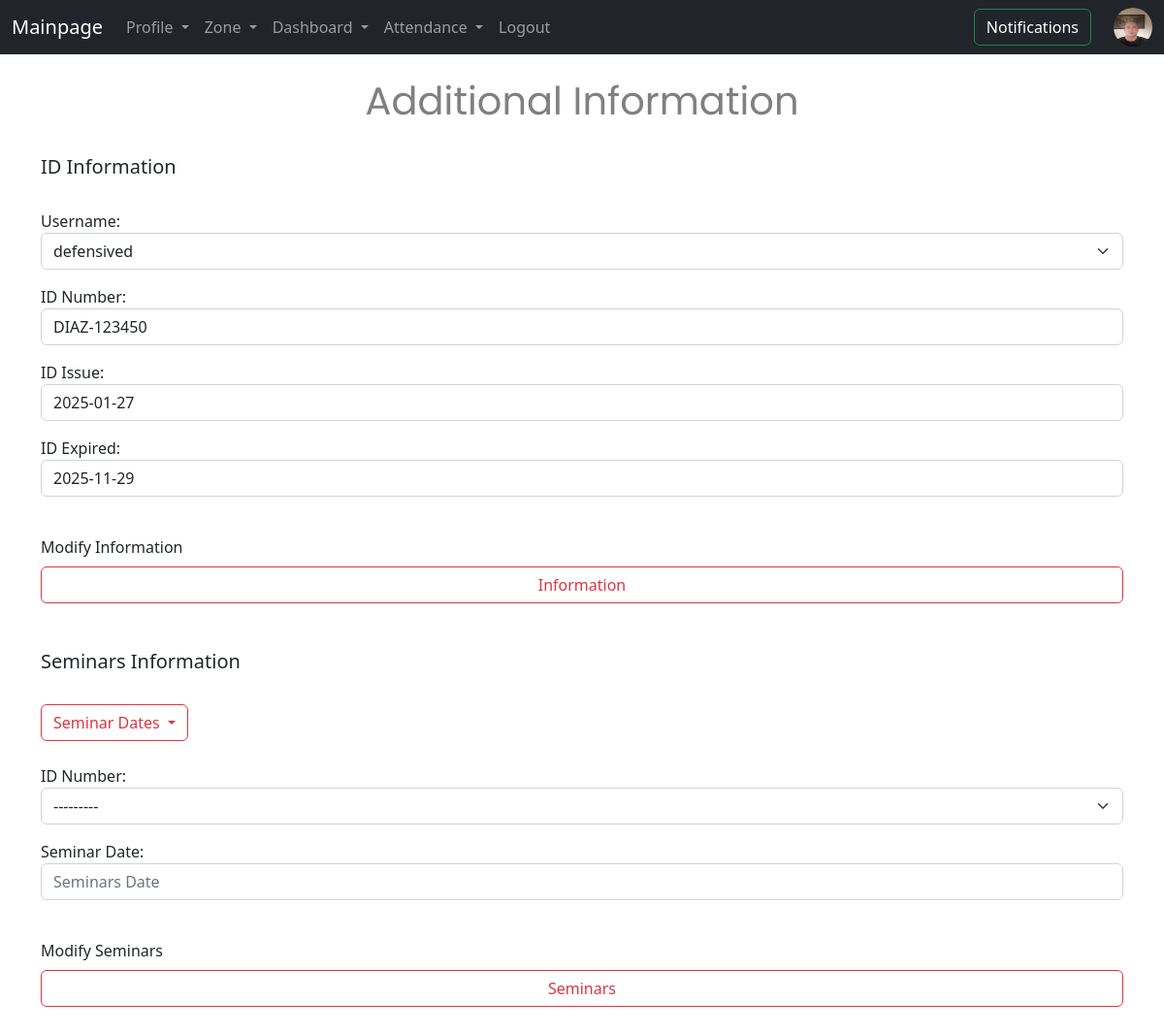
Page /info (signed in) on the committed database.
### record/models.py (models this page shows, shortened)
class Profile(models.Model):
    user = models.OneToOneField(User, on_delete=models.CASCADE ,default=1)
    todaname = models.ForeignKey(Todaname, on_delete=models.CASCADE, default=1)
    zone = models.ForeignKey(Zone, on_delete=models.CASCADE ,default=1)
    first_name = models.CharField(max_length=50)
    last_name = models.CharField(max_length=50)
    phone = models.CharField(max_length=20)
    email = models.EmailField(max_length=100)
    bodynum = models.CharField(max_length=20 ,blank=True, null=True)
    license_id = models.CharField(max_length=20, blank=True, null=True)
    license_expired = models.DateField(blank=True, null=True)
    image = models.ImageField(upload_to='uploads/pictures/' )

### information/models.py (models this page shows)
class Addinfo(models.Model):
    user_addinfo = models.ForeignKey(User, on_delete=models.CASCADE)
    ID_number = models.CharField(max_length=20,blank=True, null=True)
    ID_issue = models.DateField( blank=True, null=True)
    ID_expired = models.DateField(blank=True, null=True)
    def __str__(self):
        return self.ID_number

### information/views.py (the view, shortened to what this page needs)
# urls.py: path('info', views.info, name='info'),
def info(request):
    valid = False
    temps_add = Addinfo.objects.all().order_by('ID_number')
    temps_sem = Seminars.objects.all().order_by('seminar_dates')
    get_pick_dates = request.session.get('get_infos')
    get_forms = request.POST.get('registers')
    get_semforms = request.POST.get('seminars')
    usernames = None
    users_id = None
    sem_id_number = None
    seminars_info = []
    for add in temps_add:
        if str(add.user_addinfo) == str(request.user):
            usernames = add
            users_id = add.ID_number
    for add in temps_sem:
        if str(add.id_driver) == str(users_id):
            seminars_info.append(add.seminar_dates)
            if str(add.seminar_dates) == str(get_pick_dates):
                sem_id_number = add
                user_id_sem = add.id
    form = AddinfoForm(request.POST or None, instance=usernames)
    sem_form = SeminarsForm(request.POST or None, instance=sem_id_number)
    if request.user.is_authenticated:
        if request.method == 'POST':
            print('get additional formssssssssssssssssss ', get_forms)
            print('get seminar formssssssssssssssssss ', get_semforms)
            if form.is_valid():
                if get_forms == 'Information':
                    usernames.save()
                    valid = True
            if sem_form.is_valid():
                if get_semforms == 'Seminars':
                    print('seminarsssssssssssssssssssssssssssssssss')
                    sem_id_number.save()
                    valid = True
            if valid == True:
                messages.success(request, ('Record Updated'))
                return redirect('info')
        else:
            return render(request, 'info.html', {
                'form': form,
                'sem_form': sem_form,
                'seminars_info': seminars_info,
                'sem_id_number': sem_id_number,
            })

### information/forms.py
class AddinfoForm(ModelForm):
    class Meta:
        model = Addinfo
        fields = ('user_addinfo' ,'ID_number', 'ID_issue', 'ID_expired')
        labels = {
            'user_addinfo': 'Username',
            'ID_number': 'ID Number',
            'ID_issue': 'ID Issue',
            'ID_expired': 'ID Expired',
        }
        widgets = {
      'user_addinfo': forms.Select(attrs={'class': 'form-select' ,'placeholder': 'Username'}),
       'ID_number': forms.TextInput(attrs={'class': 'form-control', 'placeholder': 'ID Number'}),
       'ID_issue': forms.DateInput(attrs={'class': 'form-control', 'placeholder': 'ID Issue'}),
       'ID_expired': forms.DateInput(attrs={'class': 'form-control', 'placeholder': 'ID Expired'}),
        }

class SeminarsForm(ModelForm):
    class Meta:
        model = Seminars
        fields = ('id_driver', 'seminar_dates')
        labels = {
            'id_driver': 'ID Number',
            'seminar_dates': 'Seminar Date',
        }
        widgets = {
            'id_driver': forms.Select(attrs={'class': 'form-select', 'placeholder': 'ID Driver'}),
            'seminar_dates': forms.DateInput(attrs={'class': 'form-control', 'placeholder': 'Seminars Date'}),
        }

### record/views.py (called while the page is built)
def files(request):
    noti_count = Notifies.objects.filter(is_seen=True).count()
    if str(request.user) == 'AnonymousUser':
        img_name = None
    else:
        img_name = Profile.objects.get(user=str(request.user.id))
    return {'noti_count': noti_count ,'img_name':img_name}

### information/templates/info.html (shortened to what this page needs)
{% extends 'base.html' %}
{% block content %}
<center>
<h1>Additional Information</h1>
</center>
<h5>ID Information</h5>
    <form action="" method=POST enctype="multipart/form-data">
        {{ form.as_p }}
<br>
        <div class="d-grid gap-2">Modify Information
            <input name="registers" type="submit" value="Information" class="btn btn-outline-danger">
        </div>
</form>
<h5>Seminars Information</h5>
<div class="dropdown">
  <button class="btn btn-outline-danger dropdown-toggle" type="button" id="dropdownMenu2" data-bs-toggle="dropdown" aria-expanded="false">
    Seminar Dates
  </button>
</div>
 <form action="" method=POST enctype="multipart/form-data">
        {{sem_form.as_p}}
        <br><div class="d-grid gap-2">Modify Seminars
            <input name="seminars" type="submit"  value="Seminars" class="btn btn-outline-danger">
        </div>
</form>
{% endblock %}

### record/templates/navbar.html (shortened to what this page needs)
<nav class="navbar navbar-expand-lg navbar-dark bg-dark">
  <div class="container-fluid">
    <a class="navbar-brand" href="{% url 'home' %}">Mainpage</a>
    <div class="collapse navbar-collapse" id="navbarSupportedContent">
      <ul class="navbar-nav me-auto mb-2 mb-lg-0">
        <li class="nav-item dropdown">
          <a class="nav-link dropdown-toggle" href="#" id="navbarDropdown" role="button" data-bs-toggle="dropdown" aria-expanded="false">
            Profile
          </a>
        </li>
        <li class="nav-item dropdown">
          <a class="nav-link dropdown-toggle" href="#" id="navbarDropdown" role="button" data-bs-toggle="dropdown" aria-expanded="false">
            Zone
          </a>
        </li>
        <li class="nav-item dropdown">
          <a class="nav-link dropdown-toggle" href="#" id="navbarDropdown" role="button" data-bs-toggle="dropdown" aria-expanded="false">
            Dashboard
          </a>
        </li>
        <li class="nav-item dropdown">
          <a class="nav-link dropdown-toggle" href="#" id="navbarDropdown" role="button" data-bs-toggle="dropdown" aria-expanded="false">
            Attendance
          </a>
        </li>
      {% if user.is_authenticated %}
       <li class="nav-item"><a class="nav-link" href="{% url 'logout_user'%}">Logout</a></li>
      {% else %}
       <li class="nav-item"><a class="nav-link" href="{% url 'login_user' %}">Login</a></li>
       <li class="nav-item"><a class="nav-link" href="{% url 'register' %}">Register</a></li>
      {% endif %}
      </ul>
        <form class="" method="POST">
        <a href="{% url 'notifications' %}" class="btn btn-outline-success text-white" tabindex="-1" role="button" aria-disabled="true">
          Notifications
      {% if noti_count%}
                  <span class="badge bg-danger text-white ms-1 rounded-pill" id="overtimes">
                    {{noti_count}}
                  </span> </a>
      {%else%}
        </a>
      {% endif %}
           </form>
    {% if img_name %}
        <li class="nav-item">
      <img src= "{{img_name.image.url}}" class="rounded-circle " style="width:40px;height:40px; " alt="...">
    </li>
    {% endif %}
    </div>
  </div>
</nav>

### information/templates/info.html (style rules this page uses)
h1 { position: relative; color: gray; font-family: "Poppins", serif; font-weight: 400; font-style: normal; }

### rows in the picture
Profile: image (picture)
Addinfo: user_addinfo "defensived", ID_number "DIAZ-123450", ID_issue "2025-01-27", ID_expired "2025-11-29"
